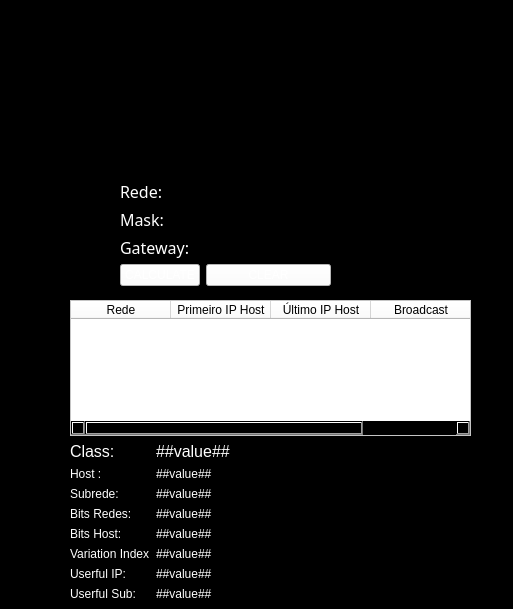
<?xml version="1.0" encoding="UTF-8"?>
<ui version="4.0">
 <class>MainWindow</class>
 <widget class="QMainWindow" name="MainWindow">
  <property name="geometry">
   <rect>
    <x>0</x>
    <y>0</y>
    <width>513</width>
    <height>609</height>
   </rect>
  </property>
  <property name="windowTitle">
   <string>MainWindow</string>
  </property>
  <widget class="QWidget" name="centralwidget">
   <layout class="QGridLayout" name="gridLayout_4">
    <property name="leftMargin">
     <number>0</number>
    </property>
    <property name="topMargin">
     <number>0</number>
    </property>
    <property name="rightMargin">
     <number>0</number>
    </property>
    <property name="bottomMargin">
     <number>0</number>
    </property>
    <property name="spacing">
     <number>0</number>
    </property>
    <item row="0" column="0">
     <widget class="QFrame" name="frame">
      <property name="styleSheet">
       <string notr="true">background-color: rgb(0, 0, 0);</string>
      </property>
      <property name="frameShape">
       <enum>QFrame::StyledPanel</enum>
      </property>
      <property name="frameShadow">
       <enum>QFrame::Raised</enum>
      </property>
      <widget class="QFrame" name="frame_2">
       <property name="geometry">
        <rect>
         <x>-20</x>
         <y>-130</y>
         <width>491</width>
         <height>421</height>
        </rect>
       </property>
       <property name="styleSheet">
        <string notr="true">background-color: rgb(0, 0, 0);
background-image: url(:/background/darth-vader-background.png);</string>
       </property>
       <property name="frameShape">
        <enum>QFrame::StyledPanel</enum>
       </property>
       <property name="frameShadow">
        <enum>QFrame::Raised</enum>
       </property>
       <property name="lineWidth">
        <number>1</number>
       </property>
       <widget class="QWidget" name="formLayoutWidget">
        <property name="geometry">
         <rect>
          <x>140</x>
          <y>310</y>
          <width>211</width>
          <height>106</height>
         </rect>
        </property>
        <layout class="QFormLayout" name="formLayout">
         <item row="0" column="0">
          <widget class="QLabel" name="label_rede">
           <property name="font">
            <font>
             <family>Franklin Gothic Book</family>
             <pointsize>12</pointsize>
            </font>
           </property>
           <property name="styleSheet">
            <string notr="true">color: rgb(255, 255, 255);</string>
           </property>
           <property name="text">
            <string>Rede:</string>
           </property>
          </widget>
         </item>
         <item row="0" column="1">
          <widget class="QLineEdit" name="lineEdit_rede">
           <property name="styleSheet">
            <string notr="true">color: rgb(255, 255, 255);</string>
           </property>
          </widget>
         </item>
         <item row="1" column="0">
          <widget class="QLabel" name="label_mask">
           <property name="font">
            <font>
             <family>Franklin Gothic Book</family>
             <pointsize>12</pointsize>
            </font>
           </property>
           <property name="styleSheet">
            <string notr="true">color: rgb(255, 255, 255);</string>
           </property>
           <property name="text">
            <string>Mask:</string>
           </property>
          </widget>
         </item>
         <item row="1" column="1">
          <widget class="QLineEdit" name="lineEdit_mask">
           <property name="styleSheet">
            <string notr="true">color: rgb(255, 255, 255);</string>
           </property>
          </widget>
         </item>
         <item row="2" column="0">
          <widget class="QLabel" name="label_gateway">
           <property name="font">
            <font>
             <family>Franklin Gothic Book</family>
             <pointsize>12</pointsize>
            </font>
           </property>
           <property name="styleSheet">
            <string notr="true">color: rgb(255, 255, 255);</string>
           </property>
           <property name="text">
            <string>Gateway:</string>
           </property>
          </widget>
         </item>
         <item row="2" column="1">
          <widget class="QLineEdit" name="lineEdit_gateway">
           <property name="styleSheet">
            <string notr="true">color: rgb(255, 255, 255);</string>
           </property>
          </widget>
         </item>
         <item row="3" column="0">
          <widget class="QPushButton" name="pushButton_calculate">
           <property name="styleSheet">
            <string notr="true">color: rgb(255, 255, 255);
border-color: rgb(255, 255, 255);
background-color: rgb(255, 255, 255);</string>
           </property>
           <property name="text">
            <string>CALCULATE</string>
           </property>
          </widget>
         </item>
         <item row="3" column="1">
          <widget class="QPushButton" name="pushButton_clear">
           <property name="styleSheet">
            <string notr="true">color: rgb(255, 255, 255);
border-color: rgb(255, 255, 255);
background-color: rgb(255, 255, 255);</string>
           </property>
           <property name="text">
            <string>CLEAR</string>
           </property>
          </widget>
         </item>
        </layout>
       </widget>
      </widget>
      <widget class="QFrame" name="frame_3">
       <property name="geometry">
        <rect>
         <x>60</x>
         <y>290</y>
         <width>421</width>
         <height>321</height>
        </rect>
       </property>
       <property name="styleSheet">
        <string notr="true">background-color: rgb(0, 0, 0);</string>
       </property>
       <property name="frameShape">
        <enum>QFrame::StyledPanel</enum>
       </property>
       <property name="frameShadow">
        <enum>QFrame::Raised</enum>
       </property>
       <layout class="QGridLayout" name="gridLayout_6">
        <item row="3" column="0">
         <layout class="QFormLayout" name="formLayout_2">
          <item row="1" column="0">
           <widget class="QLabel" name="label_host">
            <property name="styleSheet">
             <string notr="true">color: rgb(255, 255, 255);</string>
            </property>
            <property name="text">
             <string>Host :</string>
            </property>
           </widget>
          </item>
          <item row="1" column="1">
           <widget class="QLabel" name="label_host_value">
            <property name="styleSheet">
             <string notr="true">color: rgb(255, 255, 255);</string>
            </property>
            <property name="text">
             <string>##value##</string>
            </property>
           </widget>
          </item>
          <item row="3" column="0">
           <widget class="QLabel" name="label_subrede">
            <property name="styleSheet">
             <string notr="true">color: rgb(255, 255, 255);</string>
            </property>
            <property name="text">
             <string>Subrede:</string>
            </property>
           </widget>
          </item>
          <item row="3" column="1">
           <widget class="QLabel" name="label_subrede_value">
            <property name="styleSheet">
             <string notr="true">color: rgb(255, 255, 255);</string>
            </property>
            <property name="text">
             <string>##value##</string>
            </property>
           </widget>
          </item>
          <item row="4" column="0">
           <widget class="QLabel" name="label_bitsRedes">
            <property name="styleSheet">
             <string notr="true">color: rgb(255, 255, 255);</string>
            </property>
            <property name="text">
             <string>Bits Redes:</string>
            </property>
           </widget>
          </item>
          <item row="4" column="1">
           <widget class="QLabel" name="label_bitsredes_value">
            <property name="styleSheet">
             <string notr="true">color: rgb(255, 255, 255);</string>
            </property>
            <property name="text">
             <string>##value##</string>
            </property>
           </widget>
          </item>
          <item row="5" column="0">
           <widget class="QLabel" name="label_bitsHost">
            <property name="styleSheet">
             <string notr="true">color: rgb(255, 255, 255);</string>
            </property>
            <property name="text">
             <string>Bits Host:</string>
            </property>
           </widget>
          </item>
          <item row="5" column="1">
           <widget class="QLabel" name="label_bitshost_value">
            <property name="styleSheet">
             <string notr="true">color: rgb(255, 255, 255);</string>
            </property>
            <property name="text">
             <string>##value##</string>
            </property>
           </widget>
          </item>
          <item row="6" column="0">
           <widget class="QLabel" name="label_variationIndex">
            <property name="styleSheet">
             <string notr="true">color: rgb(255, 255, 255);</string>
            </property>
            <property name="text">
             <string>Variation Index</string>
            </property>
           </widget>
          </item>
          <item row="6" column="1">
           <widget class="QLabel" name="label_variationindex_value">
            <property name="styleSheet">
             <string notr="true">color: rgb(255, 255, 255);</string>
            </property>
            <property name="text">
             <string>##value##</string>
            </property>
           </widget>
          </item>
          <item row="7" column="0">
           <widget class="QLabel" name="label_userfulIp">
            <property name="styleSheet">
             <string notr="true">color: rgb(255, 255, 255);</string>
            </property>
            <property name="text">
             <string>Userful IP:</string>
            </property>
           </widget>
          </item>
          <item row="7" column="1">
           <widget class="QLabel" name="label_userfulip_value">
            <property name="styleSheet">
             <string notr="true">color: rgb(255, 255, 255);</string>
            </property>
            <property name="text">
             <string>##value##</string>
            </property>
           </widget>
          </item>
          <item row="9" column="0">
           <widget class="QLabel" name="label_userfulSub">
            <property name="styleSheet">
             <string notr="true">color: rgb(255, 255, 255);</string>
            </property>
            <property name="text">
             <string>Userful Sub:</string>
            </property>
           </widget>
          </item>
          <item row="9" column="1">
           <widget class="QLabel" name="label_userfulsub_value">
            <property name="styleSheet">
             <string notr="true">color: rgb(255, 255, 255);</string>
            </property>
            <property name="text">
             <string>##value##</string>
            </property>
           </widget>
          </item>
          <item row="0" column="0">
           <widget class="QLabel" name="label_class">
            <property name="font">
             <font>
              <pointsize>12</pointsize>
             </font>
            </property>
            <property name="styleSheet">
             <string notr="true">color: rgb(255, 255, 255);</string>
            </property>
            <property name="text">
             <string>Class:</string>
            </property>
           </widget>
          </item>
          <item row="0" column="1">
           <widget class="QLabel" name="label_class_value">
            <property name="font">
             <font>
              <pointsize>12</pointsize>
             </font>
            </property>
            <property name="styleSheet">
             <string notr="true">color: rgb(255, 255, 255);</string>
            </property>
            <property name="text">
             <string>##value##</string>
            </property>
           </widget>
          </item>
         </layout>
        </item>
        <item row="0" column="0" rowspan="2">
         <widget class="QTableWidget" name="tableWidget">
          <property name="styleSheet">
           <string notr="true">background-color: rgb(255, 255, 255);</string>
          </property>
          <column>
           <property name="text">
            <string>Rede</string>
           </property>
          </column>
          <column>
           <property name="text">
            <string>Primeiro IP Host</string>
           </property>
          </column>
          <column>
           <property name="text">
            <string>Último IP Host</string>
           </property>
          </column>
          <column>
           <property name="text">
            <string>Broadcast</string>
           </property>
          </column>
         </widget>
        </item>
       </layout>
      </widget>
     </widget>
    </item>
   </layout>
  </widget>
 </widget>
 <resources>
  <include location="file_rc.qrc"/>
 </resources>
 <connections/>
</ui>
